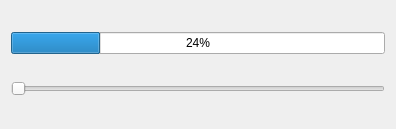
<?xml version="1.0" encoding="UTF-8"?>
<ui version="4.0">
 <class>Widget</class>
 <widget class="QWidget" name="Widget">
  <property name="geometry">
   <rect>
    <x>0</x>
    <y>0</y>
    <width>396</width>
    <height>129</height>
   </rect>
  </property>
  <property name="windowTitle">
   <string>Widget</string>
  </property>
  <layout class="QVBoxLayout" name="verticalLayout">
   <item>
    <widget class="QProgressBar" name="progressBar">
     <property name="value">
      <number>24</number>
     </property>
    </widget>
   </item>
   <item>
    <widget class="QSlider" name="horizontalSlider">
     <property name="orientation">
      <enum>Qt::Horizontal</enum>
     </property>
    </widget>
   </item>
  </layout>
 </widget>
 <layoutdefault spacing="6" margin="11"/>
 <resources/>
 <connections/>
</ui>
